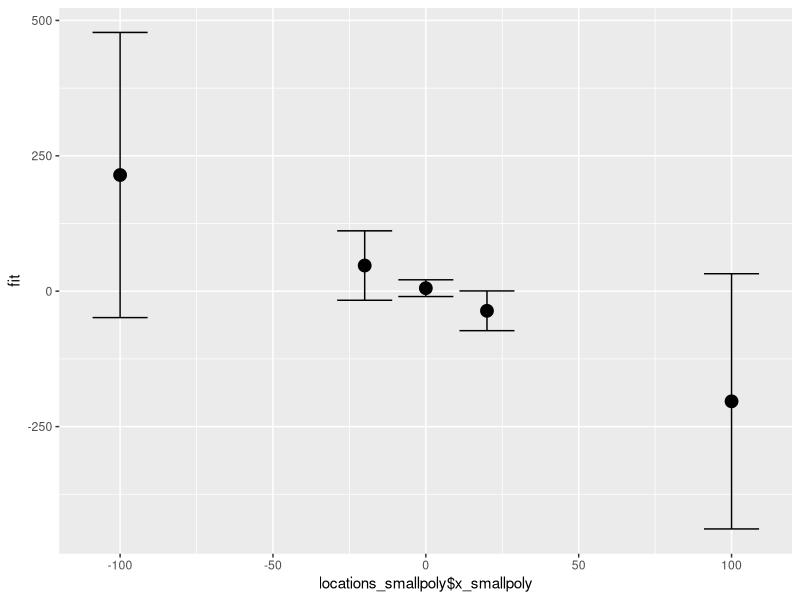
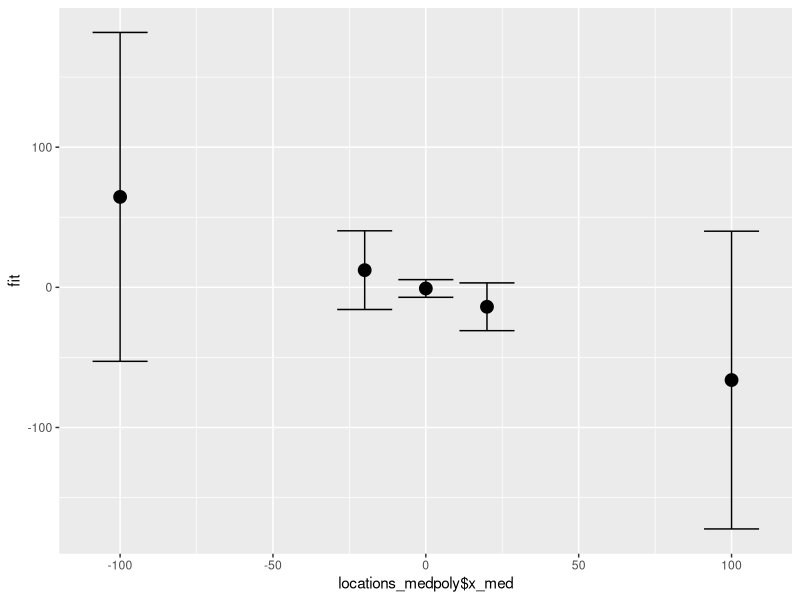
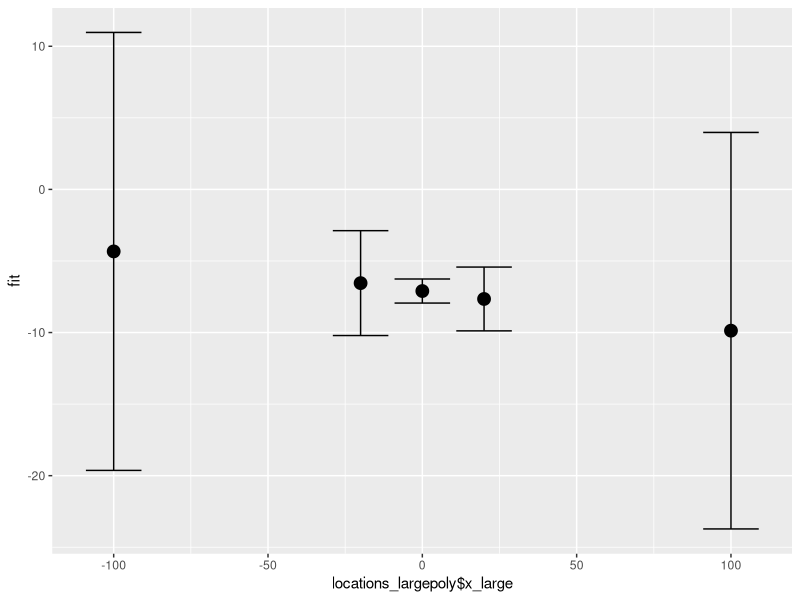
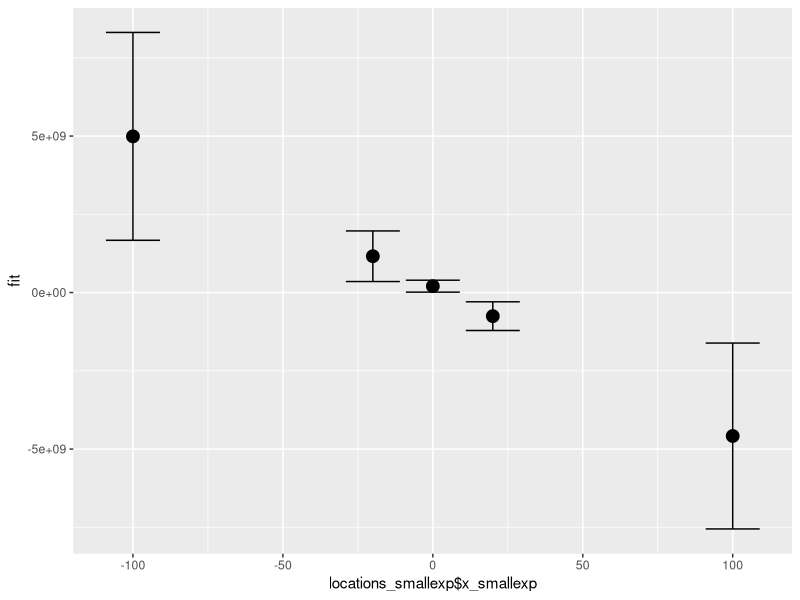
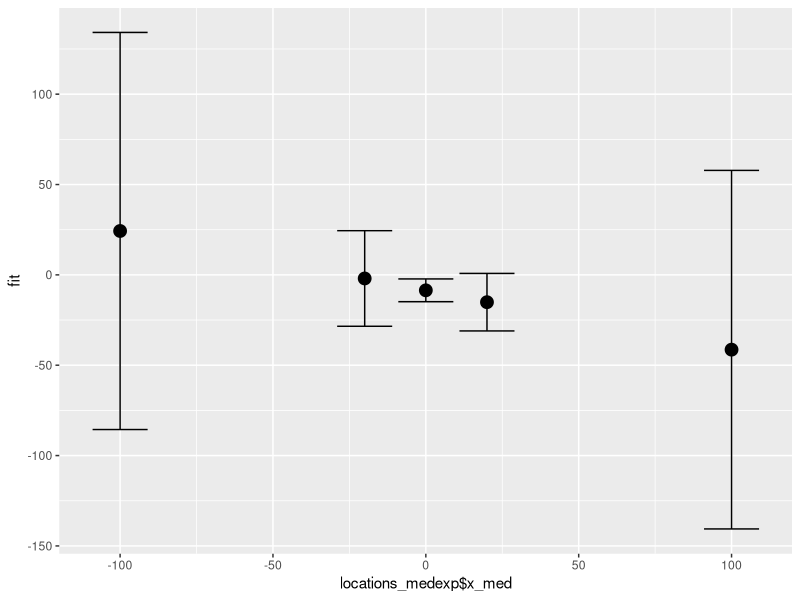
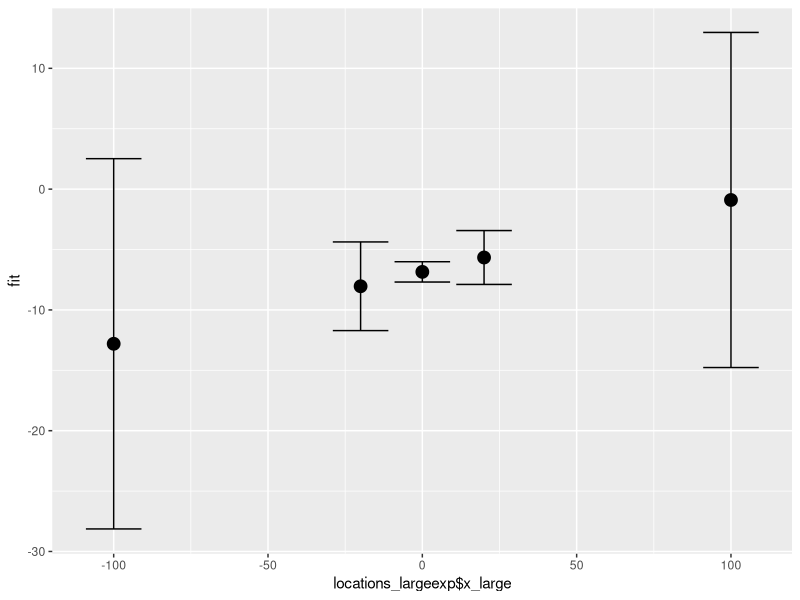
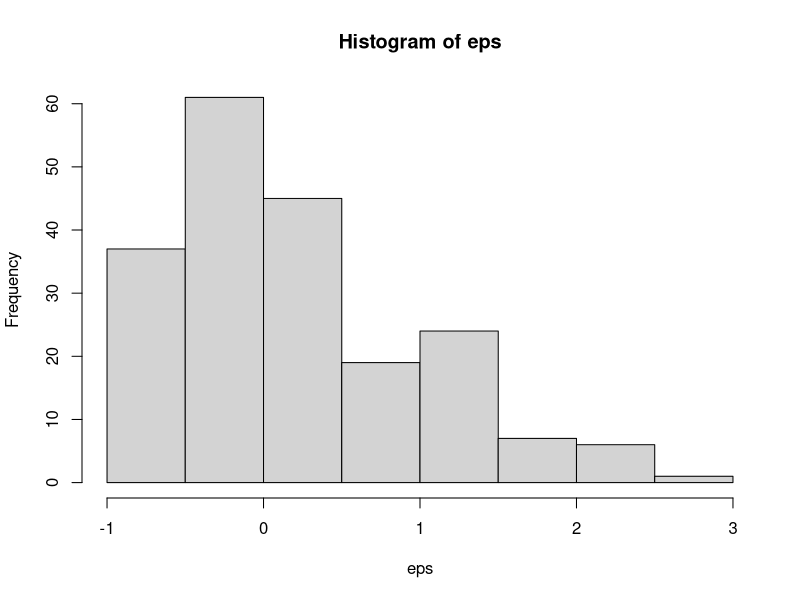

Source code (R) for these figures, in order:
## ---- chunk 1
knitr::opts_chunk$set(echo = TRUE)
## ---- chunk 2
require(ggplot2)
## ---- chunk 3
set.seed(1)
# Sample code to get started
n_small <- 20
n_med <- 100
n_large <- 5000
## ---- chunk 4
# TODO: randomize these for part e
b0 <- 10
b1 <- 2

# small sample size
x_smallpoly <- runif(n_small, 0, 10)
eps_smallpoly <- 3 * rnorm(n_small)
y_smallpoly <- b0 - b1 * (x_smallpoly - 5)^2 + eps_smallpoly


# med sample size
x_medpoly <- runif(n_med, 0, 10)
eps_medpoly <- 3 * rnorm(n_med)
y_medpoly <- b0 - b1 * (x_medpoly - 5)^2 + eps_medpoly

# lrg sample size
x_largepoly <- runif(n_large, 0, 10)
eps_largepoly <- 3 * rnorm(n_large)
y_largepoly <- b0 - b1 * (x_largepoly - 5)^2 + eps_largepoly

# part c, for each simulation:
# predict y-hat at several different locations using a confidence interval.
locations <- c(-100, -20, 0, 20, 100)
locations_smallpoly <- data.frame(x_smallpoly = locations)

lm_smallpoly <- lm(y_smallpoly ~ x_smallpoly)
yhat_smallpoly <- predict.lm(lm_smallpoly, newdata=locations_smallpoly, interval="confidence") # predict y_hat

summary(lm_smallpoly)$coef  # model coefficients
(confint(lm_smallpoly))
(anova(lm_smallpoly)$'Mean Sq'[2]) # MSE
(summary(lm_smallpoly)$coeff[,4])  # p-vals of our coeffs
## ---- chunk 5
locations_medpoly <- data.frame(x_medpoly = locations)
lm_medpoly <- lm(y_medpoly ~ x_medpoly)
yhat_medpoly <- predict.lm(lm_medpoly, newdata=locations_medpoly, interval="confidence")
(yhat_medpoly)
summary(lm_medpoly)$coef
(confint(lm_medpoly))
(anova(lm_medpoly)$'Mean Sq'[2])
(summary(lm_medpoly)$coeff[,4])
## ---- chunk 6
locations_largepoly <- data.frame(x_largepoly = locations)
lm_largepoly <- lm(y_largepoly ~ x_largepoly)
yhat_largepoly <- predict.lm(lm_largepoly, newdata=locations_largepoly, interval="confidence")
## ---- chunk 7
summary(lm_largepoly)$coef
(confint(lm_largepoly))
(anova(lm_largepoly)$'Mean Sq'[2])
(summary(lm_largepoly)$coeff[,4])
## ---- chunk 8
yhat_smallpoly <- data.frame(yhat_smallpoly)

ggplot(yhat_smallpoly, aes(x =locations_smallpoly$x_smallpoly, y = fit)) +
  geom_point(size = 4) +
  geom_errorbar(aes(ymax = yhat_smallpoly$upr, ymin = yhat_smallpoly$lwr))


yhat_medpoly <- data.frame(yhat_medpoly)

ggplot(yhat_medpoly, aes(x =locations_medpoly$x_med, y = fit)) +
  geom_point(size = 4) +
  geom_errorbar(aes(ymax = yhat_medpoly$upr, ymin = yhat_medpoly$lwr))


yhat_largepoly <- data.frame(yhat_largepoly)

ggplot(yhat_largepoly, aes(x =locations_largepoly$x_large, y = fit)) +
  geom_point(size = 4) +
  geom_errorbar(aes(ymax = yhat_largepoly$upr, ymin = yhat_largepoly$lwr))
## ---- chunk 9
# TODO: randomize these for part e
b0 <- 10
b1 <- 2

# small sample size
x_smallexp <- runif(n_small, 0, 10)
eps_smallexp <- 3 * rnorm(n_small)
y_smallexp <- b0 - b1 * exp(x_smallexp)^2 + eps_smallexp


# med sample size
x_medexp <- runif(n_med, 0, 10)
eps_medexp <- 3 * rnorm(n_med)
y_medexp <- b0 - b1 * (x_medexp - 5)^2 + eps_medexp

# lrg sample size
x_largeexp <- runif(n_large, 0, 10)
eps_largeexp <- 3 * rnorm(n_large)
y_largeexp <- b0 - b1 * (x_largeexp - 5)^2 + eps_largeexp

# part c, for each simulation:
# predict y-hat at several different locations using a confidence interval.
locations <- c(-100, -20, 0, 20, 100)
locations_smallexp <- data.frame(x_smallexp = locations)

lm_smallexp <- lm(y_smallexp ~ x_smallexp)
yhat_smallexp <- predict.lm(lm_smallexp, newdata=locations_smallexp, interval="confidence") # predict y_hat

summary(lm_smallexp)$coef  # model coefficients
(confint(lm_smallexp))
(anova(lm_smallexp)$'Mean Sq'[2]) # MSE
(summary(lm_smallexp)$coeff[,4])  # p-vals of our coeffs
## ---- chunk 10
locations_medexp <- data.frame(x_medexp = locations)
lm_medexp <- lm(y_medexp ~ x_medexp)
yhat_medexp <- predict.lm(lm_medexp, newdata=locations_medexp, interval="confidence")
(yhat_medexp)
summary(lm_medexp)$coef
(confint(lm_medexp))
(anova(lm_medexp)$'Mean Sq'[2])
(summary(lm_medexp)$coeff[,4])
## ---- chunk 11
locations_largeexp <- data.frame(x_largeexp = locations)
lm_largeexp <- lm(y_largeexp ~ x_largeexp)
yhat_largeexp <- predict.lm(lm_largeexp, newdata=locations_largeexp, interval="confidence")
## ---- chunk 12
summary(lm_largeexp)$coef
(confint(lm_largeexp))
(anova(lm_largeexp)$'Mean Sq'[2])
(summary(lm_largeexp)$coeff[,4])
## ---- chunk 13
yhat_smallexp <- data.frame(yhat_smallexp)

ggplot(yhat_smallexp, aes(x =locations_smallexp$x_smallexp, y = fit)) +
  geom_point(size = 4) +
  geom_errorbar(aes(ymax = yhat_smallexp$upr, ymin = yhat_smallexp$lwr))


yhat_medexp <- data.frame(yhat_medexp)

ggplot(yhat_medexp, aes(x =locations_medexp$x_med, y = fit)) +
  geom_point(size = 4) +
  geom_errorbar(aes(ymax = yhat_medexp$upr, ymin = yhat_medexp$lwr))


yhat_largeexp <- data.frame(yhat_largeexp)

ggplot(yhat_largeexp, aes(x =locations_largeexp$x_large, y = fit)) +
  geom_point(size = 4) +
  geom_errorbar(aes(ymax = yhat_largeexp$upr, ymin = yhat_largeexp$lwr))
## ---- chunk 14
# Sample code to get started
n <- 200


# TODO randomize this for part e
b0 <- 10
b1 <- 2
eps_alpha <- 2
eps_beta <- 1/4


x <- runif(n, 0, 10)
eps <- (rgamma(n, eps_alpha, 1/eps_beta) - eps_alpha * eps_beta) * 2
y <- b0 - b1 * x + eps

hist(eps)
var(eps)
mean(eps)

## ---- chunk 15
#rpois()
## ---- chunk 16
# Sample code to get started
n <- 200
b0 <- 10
b1 <- 10

x <- runif(n, 0, 10)
eps <- rnorm(n, sd = 0.5 * x^2)
y <- b0 + b1 * x + eps

## ---- chunk 17
# Sample code to get started
n <- 200
b0 <- 10
b1 <- 10
rho <- 0.9
sigma <- 2

x <- runif(n, 0, 10)

eps <- arima.sim(model = list(ar = rho), n = n)

y <- b0 + b1 * x + eps

# OR...

eps <- rep(0, n)
e.ind <- rnorm(n, mean = 0, sd = (sigma / sqrt(1-rho^2)))
eps[1] <- e.ind[1]
for (i in 2:n) {
  eps[i] <- rho * eps[i-1] + e.ind[i]
}

y <- b0 + b1 * x + eps
## ---- chunk 18
n <- 20
b0 <- 10
b1 <- 3
b2 <- 7

simga <- 2

x1 <- runif(n, 0, 10)
x2 <- x1 + rnorm(n)
cor(x1, x2)


eps <- rnorm(n, sd = sigma)
y <- b0 + b1 * x1 + b2 * x2 + eps
